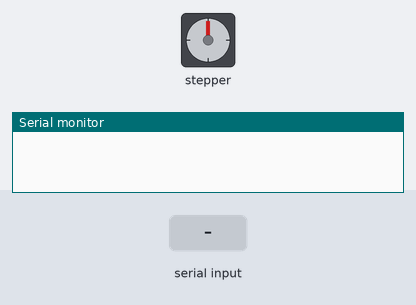
This sketch was run on a simulated Arduino Uno, built with avr-gcc and run on an emulated ATmega328P. Parts: stepper motor, the last lines printed to the serial monitor. Wiring (inferred from the names in the program): stepper motor driver (200 steps per turn assumed): step pin 4; direction pin 3; servo: signal pin 6. The test bench sets the inputs (shaded band). Servo pulses on a pin are drawn as a servo (544–2400 µs = 0–180°).

Above: at 1.2 s.
1.3 s: "1," received over Serial
At 1.79 s:
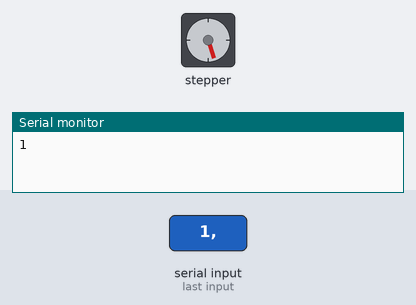
At 2.34 s:
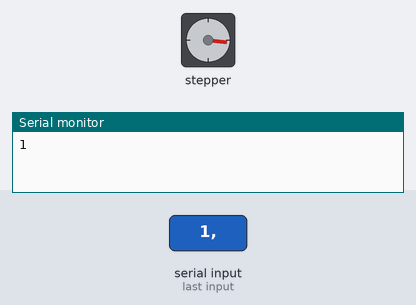
4.3 s: "2," received over Serial
At 4.79 s:
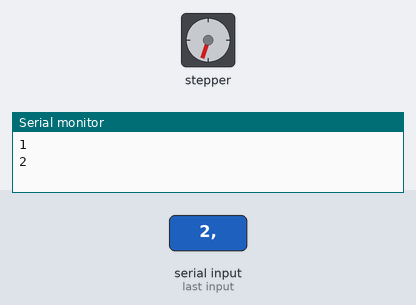
Timing chart, 0 to 7.5 s (numbered marks = the images above; inputs shaded):
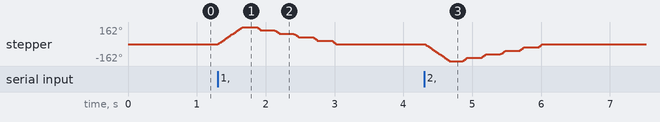

Measured:
- after the input at 1.3 s, stepper: turns 162° clockwise in 0.36 s, then 162° counter-clockwise in 1.2 s
- after the input at 4.3 s, stepper: turns 162° counter-clockwise in 0.36 s, then 162° clockwise in 1.2 s

The sketch:

StepperMotor.ino
```cpp
#include <SoftwareSerial.h>

SoftwareSerial StepMotor(0,1);
SoftwareSerial ServoMotor(10,11);

const int dirPin = 3;
const int stepPin = 4;
const int ServoKesmePin = 6;
long rastgele;
char value = ',';
int x, y, b, c, d;
int servoA, servoB;

void setup()
{
  Serial.begin(9600);
  StepMotor.begin(9600);
  ServoMotor.begin(9600);
  pinMode(stepPin, OUTPUT);
  pinMode(dirPin, OUTPUT);
  pinMode(ServoKesmePin, OUTPUT);
  pinMode(8, INPUT_PULLUP);
  attachInterrupt(digitalPinToInterrupt(8), kesme, FALLING);
}
void loop()
{
  StepMotor.listen();
  while(Serial.available() > 0)
  {
    rastgele = Serial.parseInt();
    String a = Serial.readStringUntil(',');

    Serial.print(rastgele);
    Serial.println(a);

    if(rastgele == 1){
      digitalWrite(dirPin, HIGH);
      for(x = 0; x < 90; x++)
          {
            digitalWrite(stepPin, HIGH);
            delayMicroseconds(2000);
            digitalWrite(stepPin, LOW);
            delayMicroseconds(2000);
          }
      delay(200);
      digitalWrite(dirPin, LOW);
          for(y = 90; y > 72; y--)
          {
            digitalWrite(stepPin, HIGH);
            delayMicroseconds(2000);
            digitalWrite(stepPin, LOW);
            delayMicroseconds(2000);
          }
      delay(200);
      digitalWrite(dirPin, LOW);
          for(d = 72; d > 54; d--)
          {
            digitalWrite(stepPin, HIGH);
            delayMicroseconds(2000);
            digitalWrite(stepPin, LOW);
            delayMicroseconds(2000);
          }
      delay(200);
      digitalWrite(dirPin, LOW);
          for(b = 54; b > 36; b--)
          {
            digitalWrite(stepPin, HIGH);
            delayMicroseconds(2000);
            digitalWrite(stepPin, LOW);
            delayMicroseconds(2000);
          }
      delay(200);
      digitalWrite(dirPin, LOW);
          for(c = 36; c > 18; c--)
          {
            digitalWrite(stepPin, HIGH);
            delayMicroseconds(2000);
            digitalWrite(stepPin, LOW);
            delayMicroseconds(2000);
          }
      delay(200);
      digitalWrite(dirPin, LOW);
          for(c = 18; c > 0; c--)
          {
            digitalWrite(stepPin, HIGH);
            delayMicroseconds(2000);
            digitalWrite(stepPin, LOW);
            delayMicroseconds(2000);
          }
      delay(200);
    }

    if(rastgele == 2){
      digitalWrite(dirPin, LOW);
      for(x = 0; x < 90; x++)
          {
            digitalWrite(stepPin, HIGH);
            delayMicroseconds(2000);
            digitalWrite(stepPin, LOW);
            delayMicroseconds(2000);
          }
      delay(200);
      digitalWrite(dirPin, HIGH);
          for(y = 90; y > 72; y--)
          {
            digitalWrite(stepPin, HIGH);
            delayMicroseconds(2000);
            digitalWrite(stepPin, LOW);
            delayMicroseconds(2000);
          }
      delay(200);
      digitalWrite(dirPin, HIGH);
          for(d = 72; d > 54; d--)
          {
            digitalWrite(stepPin, HIGH);
            delayMicroseconds(2000);
            digitalWrite(stepPin, LOW);
            delayMicroseconds(2000);
          }
      delay(200);
      digitalWrite(dirPin, HIGH);
          for(b = 54; b > 36; b--)
          {
            digitalWrite(stepPin, HIGH);
            delayMicroseconds(2000);
            digitalWrite(stepPin, LOW);
            delayMicroseconds(2000);
          }
      delay(200);
      digitalWrite(dirPin, HIGH);
          for(c = 36; c > 18; c--)
          {
            digitalWrite(stepPin, HIGH);
            delayMicroseconds(2000);
            digitalWrite(stepPin, LOW);
            delayMicroseconds(2000);
          }
      delay(200);
      digitalWrite(dirPin, HIGH);
          for(c = 18; c > 0; c--)
          {
            digitalWrite(stepPin, HIGH);
            delayMicroseconds(2000);
            digitalWrite(stepPin, LOW);
            delayMicroseconds(2000);
          }
      delay(200);
    }
  }
}

void kesme(){
  ServoMotor.listen();
  if(Serial.read()==3){
    digitalWrite(6,!digitalRead(6));
  }
}
```
